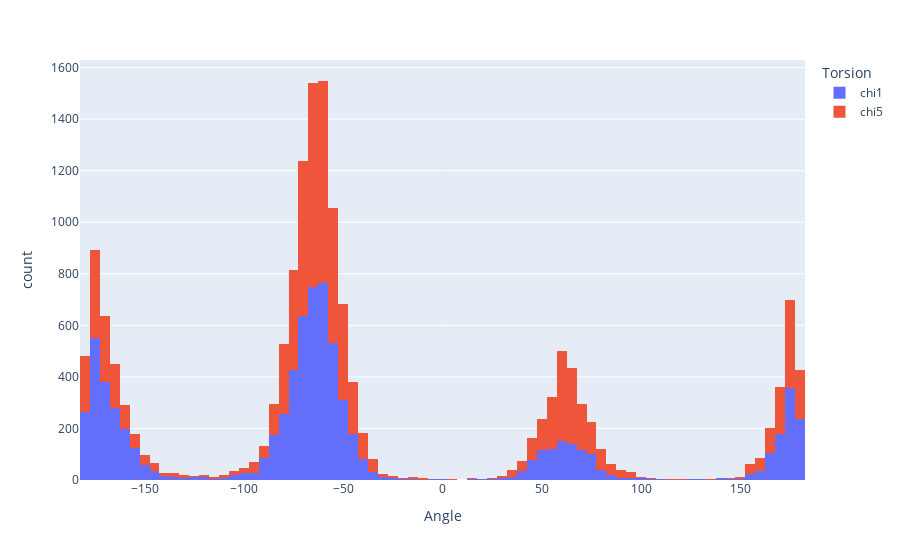

The notebook cell saved with this chart:
### Markdown cell above
## Examining the Torsion Angles

### Code cell
labels = {'value': 'Angle', 'variable': 'Torsion'}
cols = ['chi1', 'chi5']
data = SS_df[cols].copy()
data.set_index('chi1')

px.histogram(SS_df, x='chi1', y='chi5', labels=labels, histfunc='avg', nbins=90)
px.histogram(SS_df[cols], labels=labels)

### Figure 1 — Plotly figure (JSON) as saved in the notebook; plotly's stock layout.template omitted (floating-point values rounded to 4 significant figures; data arrays with more than 128 entries replaced by an {"elided": "..."} marker saying what was removed)
{"data": [{"alignmentgroup": "True", "bingroup": "x", "hovertemplate": "Torsion=chi1<br>Angle=%{x}<br>count=%{y}<extra></extra>", "legendgroup": "chi1", "marker": {"color": "#636efa", "pattern": {"shape": ""}}, "name": "chi1", "offsetgroup": "chi1", "orientation": "v", "showlegend": true, "type": "histogram", "x": {"elided": "8210 float values"}, "xaxis": "x", "yaxis": "y"}, {"alignmentgroup": "True", "bingroup": "x", "hovertemplate": "Torsion=chi5<br>Angle=%{x}<br>count=%{y}<extra></extra>", "legendgroup": "chi5", "marker": {"color": "#EF553B", "pattern": {"shape": ""}}, "name": "chi5", "offsetgroup": "chi5", "orientation": "v", "showlegend": true, "type": "histogram", "x": {"elided": "8210 float values"}, "xaxis": "x", "yaxis": "y"}], "layout": {"barmode": "relative", "legend": {"title": {"text": "Torsion"}, "tracegroupgap": 0}, "margin": {"t": 60}, "xaxis": {"anchor": "y", "domain": [0, 1], "title": {"text": "Angle"}}, "yaxis": {"anchor": "x", "domain": [0, 1], "title": {"text": "count"}}}}
